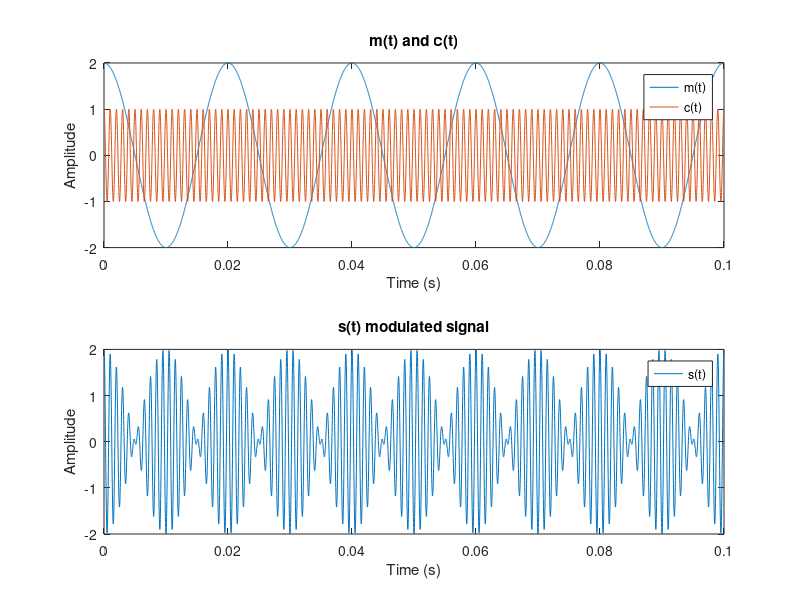
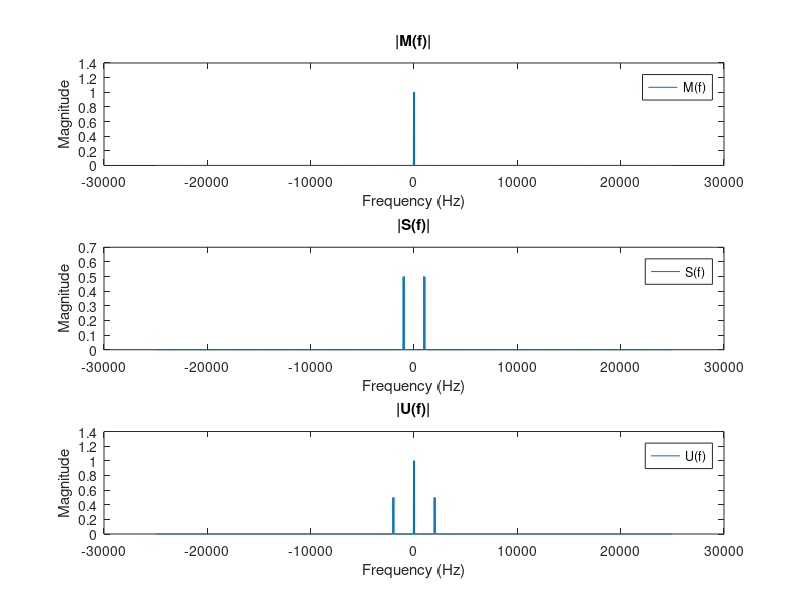
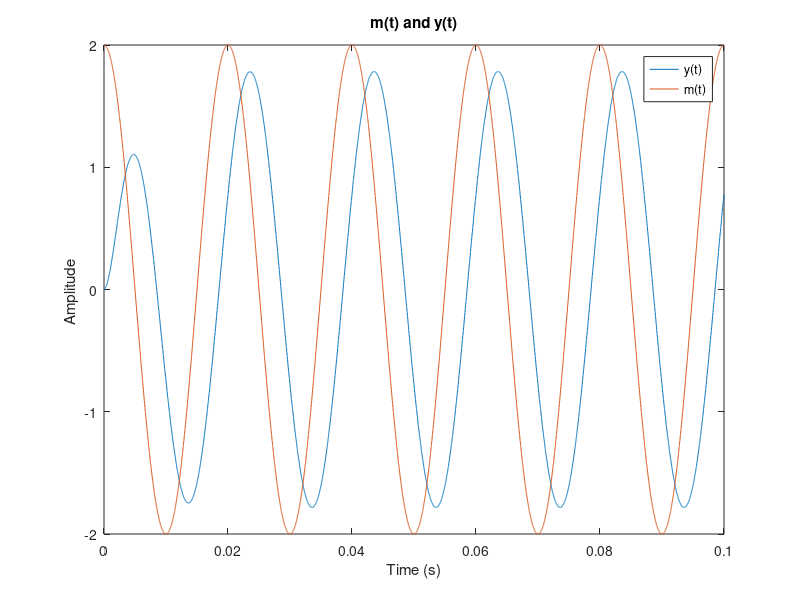
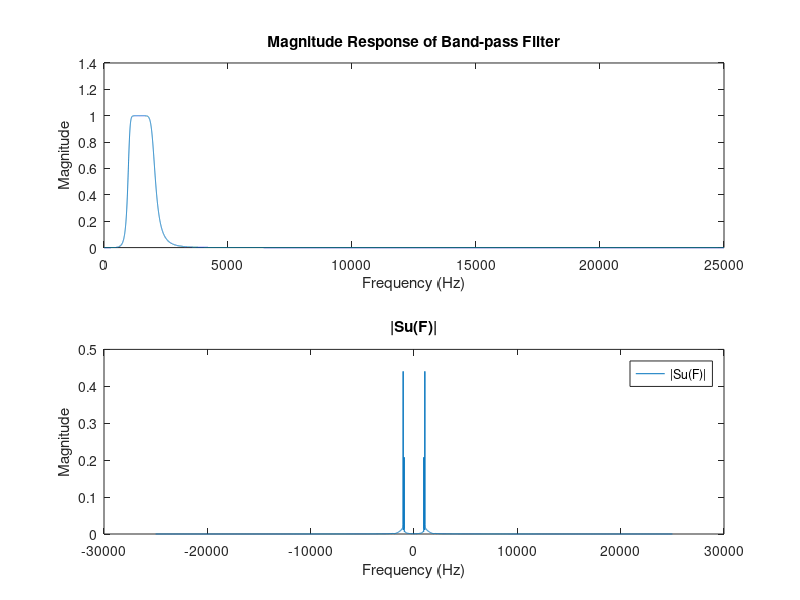

These charts were generated, in order, by the following MATLAB code:
%% DSB-SC modulation
t_end = 0.1;
fm = 50;
fc = 1000;
Fs = 50000;
phase = 0;
Am = 2;
Ac = 1;

t = 0:1/Fs:t_end;

m = Am*cos(2*pi*fm*t);
c = Ac*cos(2*pi*fc*t+phase);

s = m.*c; %modulation

figure(1)
subplot(2,1,1);
plot(t,m,t,c);
title('m(t) and c(t)');
ylabel('Amplitude');
xlabel('Time (s)');
legend('m(t)','c(t)');
subplot(2,1,2);
plot(t,s);
title('s(t) modulated signal');
ylabel('Amplitude');
xlabel('Time (s)');
legend('s(t)');

%% demod
Ac_prime = max(s)
modulation_signal = Ac_prime*cos(2*pi*fc*t+phase);
u = s.*modulation_signal;

%using buttord to determine fcutt off and order of filter
[n, wc] = buttord(fm/(Fs/2), fc/(Fs/2), 1, 30);
[b_2,a_2]=butter(n,wc); 
u_filtered_2=filter(b_2,a_2,u);

figure(3)
plot(t,u_filtered_2,t,m)
title('m(t) and y(t)');
ylabel('Amplitude ');
xlabel('Time (s)');
legend('y(t)',"m(t)");



%% 


N = length(t);
f = linspace(-Fs/2,Fs/2, N);
S = abs(fftshift(fft(s,N)))/N;
M = abs(fftshift(fft(m,N)))/N;
U = abs(fftshift(fft(u,N)))/N;

figure(2)
subplot(3,1,1);
plot(f,M);
title('|M(f)|');
ylabel('Magnitude');
xlabel('Frequency (Hz)');
legend('M(f)');
subplot(3,1,2);
plot(f,S);
title('|S(f)|');
ylabel('Magnitude');
xlabel('Frequency (Hz)');
legend('S(f)');
subplot(3,1,3);
plot(f,U);
title('|U(f)|');
ylabel('Magnitude');
xlabel('Frequency (Hz)');
legend('U(f)');



%% SSB

[b,a] = butter(5,[1000,2000]/(Fs/2),"bandpass");
su = filter(b,a,s);
[h,w] = freqz(b,a,Fs/2)

SUF = abs(fftshift(fft(su,N)))/N;
figure(4)
subplot(2,1,1)
plot(abs(h))
ylabel("Magnitude")
xlabel("Frequency (Hz)")
title('Magnitude Response of Band-pass Filter');

subplot(2,1,2)
plot(f,SUF)
ylabel("Magnitude");
xlabel("Frequency (Hz)");
title('|Su(F)|');
legend('|Su(F)|');


